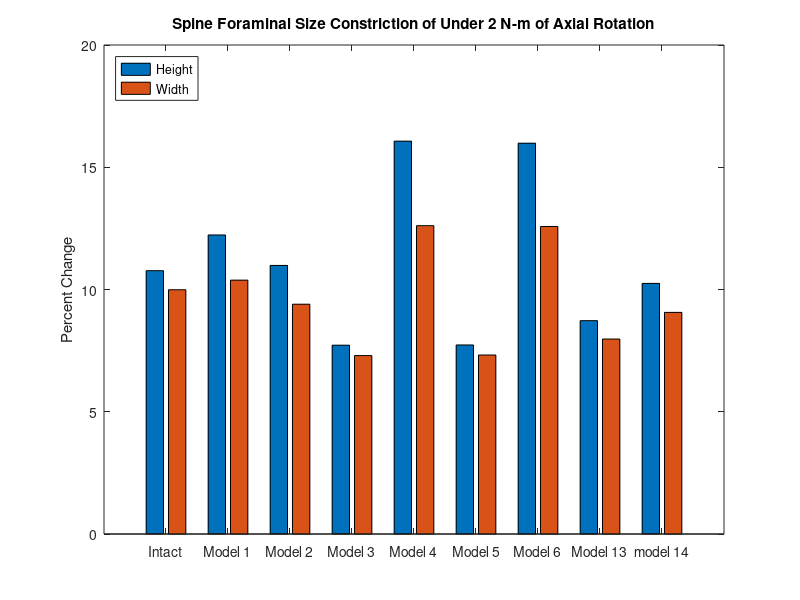
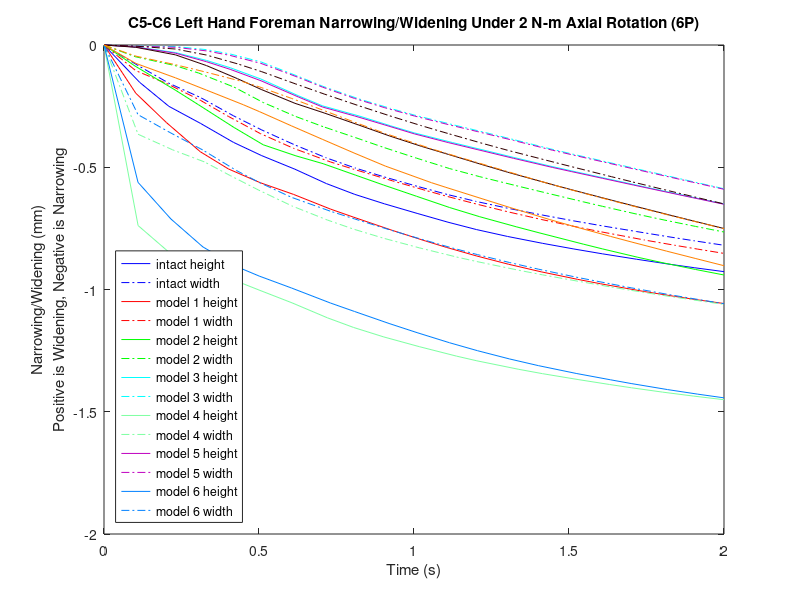

These figures' MATLAB source, in order:
%% Attempt at reproducing leahys percent difference of the C5-C6 foreman height and width  narrowing/widening using his nodes
% axial rotation 6P, left C5-C6

clear variables
k=21;

%pre-allocating
mag15y=[0 0 0 0 0 0 0 0 0 0 0 0 0 0 0 0 0 0 0 0 0];
mag15x=[0 0 0 0 0 0 0 0 0 0 0 0 0 0 0 0 0 0 0 0 0];
width15=[0 0 0 0 0 0 0 0 0 0 0 0 0 0 0 0 0 0 0 0 0];
height15=[0 0 0 0 0 0 0 0 0 0 0 0 0 0 0 0 0 0 0 0 0];

mag14y=[0 0 0 0 0 0 0 0 0 0 0 0 0 0 0 0 0 0 0 0 0];
mag14x=[0 0 0 0 0 0 0 0 0 0 0 0 0 0 0 0 0 0 0 0 0];
width14=[0 0 0 0 0 0 0 0 0 0 0 0 0 0 0 0 0 0 0 0 0];
height14=[0 0 0 0 0 0 0 0 0 0 0 0 0 0 0 0 0 0 0 0 0];

mag13y=[0 0 0 0 0 0 0 0 0 0 0 0 0 0 0 0 0 0 0 0 0];
mag13x=[0 0 0 0 0 0 0 0 0 0 0 0 0 0 0 0 0 0 0 0 0];
width13=[0 0 0 0 0 0 0 0 0 0 0 0 0 0 0 0 0 0 0 0 0];
height13=[0 0 0 0 0 0 0 0 0 0 0 0 0 0 0 0 0 0 0 0 0];

mag6y=[0 0 0 0 0 0 0 0 0 0 0 0 0 0 0 0 0 0 0 0 0];
mag6x=[0 0 0 0 0 0 0 0 0 0 0 0 0 0 0 0 0 0 0 0 0];
width6=[0 0 0 0 0 0 0 0 0 0 0 0 0 0 0 0 0 0 0 0 0];
height6=[0 0 0 0 0 0 0 0 0 0 0 0 0 0 0 0 0 0 0 0 0];

mag5y=[0 0 0 0 0 0 0 0 0 0 0 0 0 0 0 0 0 0 0 0 0];
mag5x=[0 0 0 0 0 0 0 0 0 0 0 0 0 0 0 0 0 0 0 0 0];
width5=[0 0 0 0 0 0 0 0 0 0 0 0 0 0 0 0 0 0 0 0 0];
height5=[0 0 0 0 0 0 0 0 0 0 0 0 0 0 0 0 0 0 0 0 0];

mag4y=[0 0 0 0 0 0 0 0 0 0 0 0 0 0 0 0 0 0 0 0 0];
mag4x=[0 0 0 0 0 0 0 0 0 0 0 0 0 0 0 0 0 0 0 0 0];
width4=[0 0 0 0 0 0 0 0 0 0 0 0 0 0 0 0 0 0 0 0 0];
height4=[0 0 0 0 0 0 0 0 0 0 0 0 0 0 0 0 0 0 0 0 0];

mag3y=[0 0 0 0 0 0 0 0 0 0 0 0 0 0 0 0 0 0 0 0 0];
mag3x=[0 0 0 0 0 0 0 0 0 0 0 0 0 0 0 0 0 0 0 0 0];
width3=[0 0 0 0 0 0 0 0 0 0 0 0 0 0 0 0 0 0 0 0 0];
height3=[0 0 0 0 0 0 0 0 0 0 0 0 0 0 0 0 0 0 0 0 0];


mag2y=[0 0 0 0 0 0 0 0 0 0 0 0 0 0 0 0 0 0 0 0 0];
mag2x=[0 0 0 0 0 0 0 0 0 0 0 0 0 0 0 0 0 0 0 0 0];
width2=[0 0 0 0 0 0 0 0 0 0 0 0 0 0 0 0 0 0 0 0 0];
height2=[0 0 0 0 0 0 0 0 0 0 0 0 0 0 0 0 0 0 0 0 0];

mag1y=[0 0 0 0 0 0 0 0 0 0 0 0 0 0 0 0 0 0 0 0 0];
mag1x=[0 0 0 0 0 0 0 0 0 0 0 0 0 0 0 0 0 0 0 0 0];
width1=[0 0 0 0 0 0 0 0 0 0 0 0 0 0 0 0 0 0 0 0 0];
height1=[0 0 0 0 0 0 0 0 0 0 0 0 0 0 0 0 0 0 0 0 0];

% 36484,57675,52254,57879
%% model15_intact_TLC_6P
t15=[2 2.0575 2.1047 2.15542 2.20899 2.25434 2.30803 2.35883 2.40461 2.45206 2.5051 2.55493 2.60055 2.6508 2.70761 2.75783 2.80375 2.85877 2.90932 2.95288 3 ];
% 36484U
aa1=12.8546+[0.100034, 0.112497, 0.146122, 0.200887, 0.268871, 0.32928, 0.409887, 0.483093, 0.542903, 0.598159, 0.651267, 0.69448, 0.731218, 0.767971, 0.805585, 0.835539, 0.861099, 0.889185, 0.91269, 0.930848, 0.948475];
aa2=446.229+[-0.120285 0.194336 0.463143 0.732878 1.01597 1.23681 1.45788 1.62515 1.75499 1.8715 1.98663 2.08401 2.15951 2.23212 2.3038 2.36153 2.41115 2.46564 2.51262 2.55127 2.59049];
aa3=-722.153+[-0.797736 -0.973029 -1.0834 -1.17868 -1.28562 -1.36771 -1.46971 -1.57293 -1.65369 -1.72554 -1.79643 -1.85779 -1.90959 -1.9591 -2.00805 -2.04655 -2.07934 -2.11509 -2.14514 -2.16847 -2.19112 ];
% 57675L
ab1=12.0806+[0.0350013 0.0225366 0.0354941 0.0651575 0.100869 0.131417 0.171108 0.20591 0.235016 0.262475 0.290274 0.314332 0.33493 0.355825 0.377347 0.39461 0.409681 0.426407 0.440834 0.452443 0.463949 ];
ab2=448.924+[-0.164776 -0.0172886 0.117896 0.258776 0.398812 0.513124 0.626571 0.715271 0.78518 0.848511 0.909206 0.958479 0.996708 1.03369 1.0703 1.09948 1.12435 1.15129 1.17359 1.19147 1.20951 ];
ab3=-730.705+[-0.390943 -0.455592 -0.500964 -0.557887 -0.618364 -0.668053 -0.733542 -0.789136 -0.833607 -0.87358 -0.911747 -0.943015 -0.969085 -0.994066 -1.01819 -1.03643 -1.05184 -1.06806 -1.08109 -1.091 -1.10013 ];
% 52254
ac1=9.04138+[0.0894725 0.103024 0.140505 0.201005 0.275498 0.341728 0.428361 0.506037 0.570053 0.629769 0.687867 0.735756 0.776612 0.81795 0.860766 0.895301 0.925074 0.958218 0.986404 1.00862 1.03062 ];
ac2=445.569+[-0.175746 0.0586844 0.264582 0.472583 0.69439 0.868998 1.04241 1.1714 1.2706 1.35884 1.44538 1.51785 1.57263 1.62422 1.67394 1.71349 1.747 1.783 1.8136 1.83864 1.86376 ];
ac3=-723.432+[-0.735759 -0.86288 -0.940353 -1.00569 -1.08148 -1.14036 -1.2158 -1.29403 -1.35567 -1.41093 -1.46582 -1.51365 -1.55443 -1.59381 -1.6332 -1.66441 -1.691 -1.72015 -1.7448 -1.76409 -1.78301 ];
% 57879R
ad1=13.7318+[0.058699 0.0388526 0.045911 0.0720685 0.10466 0.132738 0.172136 0.206624 0.235163 0.261576 0.287815 0.310229 0.329322 0.348275 0.367297 0.382181 0.395024 0.408944 0.420684 0.429881 0.438669 ];
ad2=451.604+[-0.198984 -0.0317806 0.117104 0.272453 0.427161 0.55362 0.679945 0.778363 0.855584 0.925103 0.99106 1.04406 1.08473 1.12345 1.16104 1.19054 1.21557 1.2422 1.26381 1.28089 1.2978 ];
ad3=-726.85+[-0.378289 -0.452899 -0.50501 -0.570331 -0.639756 -0.69694 -0.771367 -0.833658 -0.883009 -0.926845 -0.967965 -1.00105 -1.02806 -1.05327 -1.07681 -1.09406 -1.10845 -1.12303 -1.13421 -1.14235 -1.14933 ];

ya1=aa1-ab1;
ya2=aa2-ab2;
ya3=aa3-ab3;
xa1=ad1-ac1;
xa2=ad2-ac2;
xa3=ad3-ac3;
x15=[xa1',xa2',xa3'];
y15=[ya1',ya2',ya3'];

for n=1:k
    mag15x(n)=sqrt(x15(n,1)^2+x15(n,2)^2+x15(n,3)^2);
end
for n=1:k
    mag15y(n)=sqrt(y15(n,1)^2+y15(n,2)^2+y15(n,3)^2);
end
for n=1:k
    width15(n)=mag15x(1,1)-mag15x(1,n);
end
for n=1:k
    height15(n)=mag15y(1,1)-mag15y(1,n);
end


%% model1_slideslide_tether/S2_6P
t1=[2 2.05126 2.10091 2.15535 2.20061 2.25209 2.30561 2.36555 2.40191 2.4653 2.51879 2.5529 2.60117 2.65273 2.7052 2.76398 2.80076 2.87223 2.92223 2.95699 3 ];
% 36484U
ae1=12.8546+[-0.248485 -0.277386 -0.313689 -0.323947 -0.28038 -0.170487 -0.029125 0.129415 0.218695 0.350814 0.444232 0.497053 0.562653 0.623259 0.677594 0.731082 0.760794 0.811109 0.841035 0.860575 0.882694 ];
ae2=446.229+[0.553957 0.4528 0.535748 0.750314 0.968065 1.17883 1.35122 1.47855 1.54971 1.6675 1.76364 1.82238 1.89943 1.97575 2.04741 2.1202 2.16172 2.23547 2.28158 2.31221 2.3478 ];
ae3=-722.153+[-0.59143 -0.905075 -1.01763 -1.11791 -1.18931 -1.27926 -1.38958 -1.52792 -1.6087 -1.73769 -1.83378 -1.88938 -1.9607 -2.02746 -2.0874 -2.14587 -2.17849 -2.23414 -2.26689 -2.28815 -2.31183 ];
% 57675L
af1=12.0806+[-0.143282 -0.166001 -0.184184 -0.187946 -0.169176 -0.124344 -0.0590839 0.0169769 0.0614141 0.12892 0.178438 0.206888 0.24269 0.276244 0.306586 0.336312 0.353068 0.381891 0.39931 0.410799 0.424175 ];
af2=448.924+[0.286621 0.158101 0.153968 0.234783 0.332643 0.440362 0.533544 0.608989 0.653247 0.723043 0.776656 0.808918 0.850066 0.889904 0.926762 0.964168 0.985077 1.02157 1.04426 1.05896 1.07509 ];
af3=-730.705+[-0.310309 -0.426398 -0.439885 -0.454692 -0.483322 -0.53544 -0.608487 -0.687787 -0.736245 -0.811521 -0.866534 -0.897445 -0.936352 -0.97205 -1.00382 -1.03421 -1.05045 -1.07695 -1.09152 -1.10084 -1.11101 ];
% 52254
ag1=9.04138+[-0.240683 -0.273183 -0.310876 -0.31879 -0.270667 -0.155302 -0.00865997 0.15419 0.246129 0.383126 0.480984 0.536708 0.60635 0.671356 0.730245 0.788917 0.82189 0.87855 0.912946 0.935618 0.961656 ];
ag2=445.569+[0.512853 0.393141 0.431952 0.582814 0.742728 0.891576 1.00743 1.08336 1.12699 1.2016 1.26496 1.30443 1.35666 1.40872 1.45752 1.50654 1.53415 1.5827 1.61243 1.63194 1.65415 ];
ag3=-723.432+[-0.59352 -0.885485 -0.966717 -1.03183 -1.07544 -1.13366 -1.21209 -1.31604 -1.37817 -1.47835 -1.55349 -1.59718 -1.6535 -1.7065 -1.75431 -1.80115 -1.82749 -1.87288 -1.89988 -1.91743 -1.93706 ];
% 57879R
ah1=13.7318+[-0.152367 -0.173318 -0.19416 -0.204436 -0.189338 -0.145904 -0.0791388 -0.000820582 0.0450409 0.114146 0.164277 0.192724 0.228306 0.261185 0.290484 0.318587 0.334116 0.360116 0.375196 0.385017 0.396253 ];
ah2=451.604+[0.34878 0.180199 0.169444 0.252362 0.354488 0.467164 0.565898 0.644168 0.690843 0.764336 0.820706 0.854577 0.897687 0.939103 0.977111 1.01526 1.03618 1.07199 1.09369 1.10762 1.12257 ];
ah3=-726.85+[-0.350835 -0.439365 -0.44669 -0.459905 -0.489852 -0.54478 -0.622262 -0.704363 -0.755039 -0.833429 -0.89049 -0.92243 -0.96247 -0.998819 -1.03078 -1.06078 -1.07638 -1.10094 -1.11363 -1.12158 -1.12985 ];

xb1=ah1-ag1;
xb2=ah2-ag2;
xb3=ah3-ag3;
yb1=ae1-af1;
yb2=ae2-af2;
yb3=ae3-af3;
y1=[yb1',yb2',yb3'];
x1=[xb1',xb2',xb3'];

for n=1:k
    mag1x(n)=sqrt(x1(n,1)^2+x1(n,2)^2+x1(n,3)^2);
end
for n=1:k
    mag1y(n)=sqrt(y1(n,1)^2+y1(n,2)^2+y1(n,3)^2);
end
for n=1:k
    height1(n)=mag1y(1,1)-mag1y(1,n);
end
for n=1:k
    width1(n)=mag1x(1,1)-mag1x(1,n);
end

%% model2_SlideSlide_NoTether/S2_6P
t2=[2 2.05026 2.11433 2.15261 2.2098 2.25679 2.30943 2.35333 2.40624 2.4511 2.50404 2.55744 2.60598 2.66477 2.70156 2.77304 2.80429 2.86109 2.90333 2.95384 3 ];
% 36484U
ai1=12.8546+[-0.212822 -0.230782 -0.300389 -0.346198 -0.407662 -0.436502 -0.420072 -0.372704 -0.289967 -0.202352 -0.0874093 0.0329156 0.140294 0.263716 0.335554 0.461209 0.511297 0.594265 0.648017 0.704392 0.750052 ];
ai2=446.229+[0.637088 0.614115 0.675528 0.756251 0.946018 1.14991 1.3737 1.53879 1.68629 1.78353 1.87481 1.94764 2.01097 2.08742 2.13396 2.21892 2.25374 2.31308 2.35321 2.39808 2.43676 ];
ai3=-722.153+[-0.738696 -0.872175 -0.95368 -0.993549 -1.04138 -1.07579 -1.11643 -1.1613 -1.23888 -1.31362 -1.40703 -1.50688 -1.59915 -1.70754 -1.77207 -1.88947 -1.93793 -2.02026 -2.07437 -2.1319 -2.17967 ];
% 57675L
aj1=12.0806+[-0.131475 -0.141848 -0.171629 -0.191983 -0.22011 -0.240109 -0.245286 -0.232528 -0.199087 -0.157384 -0.0986548 -0.0360055 0.021027 0.0870728 0.125772 0.194194 0.221814 0.268212 0.298569 0.330404 0.356318 ];
aj2=448.924+[0.306468 0.265265 0.256339 0.270714 0.335329 0.41524 0.5256 0.619113 0.704042 0.756039 0.804039 0.841175 0.877914 0.924506 0.952716 1.0025 1.0223 1.05455 1.0757 1.09877 1.11815 ];
aj3=-730.705+[-0.388177 -0.437338 -0.441077 -0.437668 -0.425366 -0.41906 -0.438854 -0.464463 -0.503126 -0.542311 -0.592417 -0.646271 -0.699723 -0.76504 -0.803734 -0.872636 -0.900665 -0.947825 -0.977913 -1.00885 -1.03378 ];
% 52254
ak1=9.04138+[-0.207441 -0.22579 -0.294771 -0.339112 -0.396168 -0.419788 -0.397135 -0.345087 -0.258036 -0.166925 -0.0479177 0.0763296 0.187285 0.31528 0.3901 0.521653 0.574346 0.662118 0.719481 0.780212 0.829871 ];
ak2=445.569+[0.585449 0.553755 0.582372 0.636575 0.776575 0.933311 1.10609 1.2299 1.33099 1.39187 1.44285 1.47813 1.51022 1.55157 1.57765 1.62628 1.64638 1.68057 1.70346 1.72914 1.75129 ];
ak3=-723.432+[-0.727836 -0.854866 -0.918165 -0.945694 -0.973822 -0.990802 -1.01201 -1.03808 -1.0891 -1.14158 -1.20904 -1.28324 -1.35374 -1.43802 -1.48882 -1.58262 -1.62179 -1.68887 -1.73323 -1.78071 -1.82039 ];
% 57879R
al1=13.7318+[-0.136915 -0.148614 -0.183863 -0.20889 -0.2473 -0.275927 -0.286462 -0.276578 -0.244529 -0.202841 -0.14311 -0.078749 -0.0199259 0.0481393 0.0878332 0.157636 0.185705 0.232643 0.262987 0.294343 0.3195 ];
al2=451.604+[0.366813 0.310215 0.294947 0.307621 0.373223 0.457373 0.576214 0.676368 0.765641 0.819279 0.86738 0.903482 0.940744 0.988646 1.01756 1.0678 1.0875 1.11901 1.13922 1.16085 1.17867 ];
al3=-726.85+[-0.429303 -0.466882 -0.463316 -0.456468 -0.44025 -0.433248 -0.456675 -0.48567 -0.526667 -0.566873 -0.617295 -0.670946 -0.725365 -0.792273 -0.831762 -0.90133 -0.929368 -0.976018 -1.00528 -1.03481 -1.05815 ];

xc1=al1-ak1;
xc2=al2-ak2;
xc3=al3-ak3;
yd1=ai1-aj1;
yd2=ai2-aj2;
yd3=ai3-aj3;
y2=[yd1',yd2',yd3'];
x2=[xc1',xc2',xc3'];

for n=1:k
    mag2x(n)=sqrt(x2(n,1)^2+x2(n,2)^2+x2(n,3)^2);
end
for n=1:k
    mag2y(n)=sqrt(y2(n,1)^2+y2(n,2)^2+y2(n,3)^2);
end
for n=1:k
    height2(n)=mag2y(1,1)-mag2y(1,n);
end
for n=1:k
    width2(n)=mag2x(1,1)-mag2x(1,n);
end


%% model3_APSlide_Tether/S2_6P
t3=[2 2.05126 2.11533 2.16533 2.20361 2.25315 2.31416 2.35262 2.41143 2.46244 2.50012 2.56211 2.62242 2.66 2.71937 2.76156 2.81214 2.87147 2.90272 2.95721 3 ];

% 36484U
am1=12.8546+[-0.114643 -0.115012 -0.148247 -0.194021 -0.232738 -0.288289 -0.358995 -0.397734 -0.430723 -0.438735 -0.43359 -0.399819 -0.342266 -0.296407 -0.216002 -0.153133 -0.0758269 0.0185882 0.0687306 0.156493 0.224591 ];
am2=446.229+[0.486983 0.48595 0.522719 0.589572 0.657566 0.776991 0.974001 1.1133 1.3293 1.50262 1.61982 1.78465 1.90899 1.97281 2.0635 2.12224 2.19067 2.26816 2.3082 2.37602 2.42706 ];
am3=-722.153+[-0.990663 -1.00282 -1.01515 -1.02698 -1.03445 -1.04105 -1.04983 -1.05785 -1.06983 -1.09395 -1.11798 -1.16477 -1.21792 -1.25473 -1.31582 -1.36277 -1.42159 -1.49572 -1.53571 -1.60732 -1.66439 ];
% 57675L
an1=12.0806+[-0.0932143 -0.093143 -0.104533 -0.121654 -0.136629 -0.159004 -0.191507 -0.215247 -0.245686 -0.262165 -0.266633 -0.25851 -0.232902 -0.209431 -0.166781 -0.132474 -0.0899365 -0.0374828 -0.0095497 0.0393949 0.0776685 ];
an2=448.924+[0.170811 0.168198 0.182889 0.201948 0.221045 0.259951 0.324915 0.377927 0.47924 0.576194 0.642588 0.738054 0.808798 0.842792 0.88885 0.919543 0.955951 0.998039 1.01998 1.05715 1.08511 ];
an3=-730.705+[-0.480957 -0.485337 -0.482123 -0.476697 -0.469027 -0.452614 -0.427801 -0.416678 -0.413947 -0.413417 -0.418579 -0.43743 -0.461107 -0.478169 -0.507971 -0.533346 -0.566081 -0.608652 -0.632051 -0.674417 -0.708209 ];
% 52254
ao1=9.04138+[-0.117873 -0.117431 -0.148336 -0.19152 -0.22772 -0.278974 -0.343063 -0.377241 -0.402808 -0.405068 -0.395953 -0.356151 -0.293234 -0.244242 -0.15885 -0.0925427 -0.011072 0.088217 0.141004 0.233473 0.305352 ];
ao2=445.569+[0.418853 0.413946 0.435503 0.483016 0.533393 0.624433 0.778283 0.887855 1.05916 1.19445 1.28427 1.40653 1.49236 1.53347 1.58923 1.62422 1.66491 1.71106 1.73491 1.77512 1.80519 ];
ao3=-723.432+[-0.943994 -0.956126 -0.96592 -0.973444 -0.977282 -0.978281 -0.977594 -0.978102 -0.979036 -0.990437 -1.00389 -1.0323 -1.06687 -1.09181 -1.13406 -1.16753 -1.21023 -1.26561 -1.29584 -1.35074 -1.39517 ];
% 57879R
ap1=13.7318+[-0.087032 -0.0883407 -0.105026 -0.127233 -0.147072 -0.17781 -0.222266 -0.253034 -0.292412 -0.316899 -0.326037 -0.323135 -0.30109 -0.279057 -0.23797 -0.204172 -0.161999 -0.109561 -0.0815314 -0.0322859 0.00624188 ];
ap2=451.604+[0.194656 0.190297 0.205373 0.225354 0.244535 0.283814 0.350683 0.407468 0.517467 0.621972 0.693328 0.795409 0.869494 0.904323 0.950837 0.982146 1.01951 1.06275 1.08529 1.12333 1.15167 ];
ap3=-726.85+[-0.501452 -0.503881 -0.498279 -0.490976 -0.481101 -0.461204 -0.432589 -0.421078 -0.420564 -0.421847 -0.428441 -0.44958 -0.473916 -0.490836 -0.520092 -0.545545 -0.578628 -0.621811 -0.645561 -0.688483 -0.7225 ];

xe1=ap1-ao1;
xe2=ap2-ao2;
xe3=ap3-ao3;
yf1=am1-an1;
yf2=am2-an2;
yf3=am3-an3;
y3=[yf1',yf2',yf3'];
x3=[xe1',xe2',xe3'];

for n=1:k
    mag3x(n)=sqrt(x3(n,1)^2+x3(n,2)^2+x3(n,3)^2);
end
for n=1:k
    mag3y(n)=sqrt(y3(n,1)^2+y3(n,2)^2+y3(n,3)^2);
end
for n=1:k
    height3(n)=mag3y(1,1)-mag3y(1,n);
end
for n=1:k
    width3(n)=mag3x(1,1)-mag3x(1,n);
end

%% model4_APSlide_NoTether/S2_6P
t4=[2 2.05499 2.11058 2.16207 2.20435 2.25007 2.30324 2.36036 2.40263 2.45125 2.50837 2.56869 2.60135 2.66917 2.7073 2.76599 2.81551 2.85069 2.90069 2.95128 3 ];
% 36484U
aq1=12.8546+[-0.178754 -0.0754624 0.0222759 0.100872 0.169012 0.248642 0.338109 0.429281 0.490862 0.553077 0.613345 0.667151 0.693855 0.744405 0.770854 0.807511 0.835625 0.853855 0.878046 0.901805 0.922193 ];
aq2=446.229+[0.510126 0.259114 0.430594 0.671046 0.880022 1.08781 1.30436 1.4793 1.58874 1.69739 1.80643 1.90696 1.95335 2.03734 2.07928 2.13671 2.18104 2.21062 2.24917 2.28465 2.31603 ];
aq3=-722.153+[0.22262 -1.19392 -1.36785 -1.45396 -1.5171 -1.59059 -1.68003 -1.79061 -1.86302 -1.93465 -2.00503 -2.07018 -2.10231 -2.161 -2.19051 -2.23034 -2.26082 -2.28064 -2.30637 -2.33018 -2.35015 ];
% 57675L
ar1=12.0806+[-0.104516 -0.0795897 -0.0306132 0.0135401 0.0489482 0.0872696 0.129068 0.172014 0.202104 0.233234 0.265218 0.2957 0.310974 0.34005 0.355181 0.376242 0.392478 0.403259 0.417779 0.432033 0.44468 ];
ar2=448.924+[0.260541 0.0089063 0.0880982 0.220057 0.323209 0.43198 0.546309 0.639462 0.697951 0.756369 0.813358 0.864061 0.887081 0.927979 0.94848 0.976338 0.997347 1.01125 1.02921 1.0453 1.0588 ];
ar3=-730.705+[0.111524 -0.525264 -0.5946 -0.652646 -0.697826 -0.745297 -0.800719 -0.861615 -0.900945 -0.939861 -0.976892 -1.00937 -1.02515 -1.05356 -1.06753 -1.08557 -1.09852 -1.10654 -1.11646 -1.12555 -1.13254 ];
% 52254
as1=9.04138+[-0.169122 -0.0848154 0.0142241 0.0992436 0.173461 0.259006 0.354742 0.450805 0.516033 0.582554 0.648059 0.707405 0.737025 0.793662 0.82354 0.86547 0.898007 0.919379 0.948056 0.97637 1.00115 ];
as2=445.569+[0.437338 0.148287 0.245223 0.422931 0.584009 0.74553 0.913934 1.04578 1.12718 1.20714 1.28619 1.35809 1.39039 1.44724 1.47489 1.51184 1.53986 1.55833 1.5816 1.60209 1.6197 ];
as3=-723.432+[0.234288 -1.10038 -1.22606 -1.28449 -1.32766 -1.37958 -1.44425 -1.52737 -1.58224 -1.63693 -1.69124 -1.74202 -1.76741 -1.81426 -1.83806 -1.87062 -1.89583 -1.91239 -1.93403 -1.95415 -1.97135 ];
% 57879R
at1=13.7318+[-0.119743 -0.0673847 -0.0188354 0.022151 0.0551083 0.0908854 0.130641 0.173423 0.203166 0.233403 0.263636 0.29186 0.305913 0.332166 0.345581 0.363747 0.377405 0.386267 0.397954 0.409352 0.419123 ];
at2=451.604+[0.349584 -0.00840385 0.0696645 0.212203 0.32487 0.444156 0.570165 0.673053 0.73718 0.800745 0.861796 0.915198 0.939019 0.980436 1.00076 1.02764 1.04737 1.06016 1.07624 1.09029 1.10142 ];
at3=-726.85+[0.0551226 -0.519128 -0.587101 -0.650821 -0.701519 -0.755183 -0.817832 -0.885369 -0.928416 -0.970449 -1.00942 -1.04264 -1.05835 -1.08566 -1.09862 -1.11452 -1.12528 -1.13155 -1.13875 -1.145 -1.14894 ];

xg1=at1-as1;
xg2=at2-as2;
xg3=at3-as3;
yh1=aq1-ar1;
yh2=aq2-ar2;
yh3=aq3-ar3;
y4=[yh1',yh2',yh3'];
x4=[xg1',xg2',xg3'];

for n=1:k
    mag4x(n)=sqrt(x4(n,1)^2+x4(n,2)^2+x4(n,3)^2);
end
for n=1:k
    mag4y(n)=sqrt(y4(n,1)^2+y4(n,2)^2+y4(n,3)^2);
end
for n=1:k
    height4(n)=mag4y(1,1)-mag4y(1,n);
end
for n=1:k
    width4(n)=mag4x(1,1)-mag4x(1,n);
end

%% model5_LatSlide_Tether/S2_6P
t5=[2 2.05126 2.11533 2.16533 2.20361 2.25315 2.31416 2.35262 2.40417 2.45195 2.50082 2.55529 2.60294 2.66047 2.7231 2.75435 2.80406 2.85412 2.94917 2.96167 3 ];
% 36484U
au1=12.8546+[-0.115446 -0.115713 -0.147216 -0.191388 -0.228835 -0.282301 -0.350944 -0.389112 -0.420277 -0.431079 -0.427422 -0.40263 -0.363543 -0.300203 -0.216891 -0.172513 -0.0988521 -0.0211206 0.129153 0.148854 0.208894 ];
au2=446.229+[0.460018 0.459854 0.501283 0.572825 0.64338 0.763699 0.958873 1.09624 1.28442 1.44909 1.60325 1.75353 1.86143 1.96786 2.06514 2.11016 2.17914 2.24591 2.367 2.38247 2.42863 ];
au3=-722.153+[-0.986242 -0.998409 -1.01288 -1.02744 -1.03692 -1.0454 -1.05462 -1.06231 -1.07199 -1.09097 -1.12044 -1.15973 -1.19948 -1.25251 -1.31547 -1.3485 -1.40426 -1.4646 -1.58521 -1.60133 -1.65127 ];
% 57675L
av1=12.0806+[-0.0936055 -0.0936233 -0.104383 -0.120851 -0.1353 -0.156778 -0.187641 -0.210642 -0.237584 -0.255165 -0.262697 -0.25848 -0.242834 -0.211366 -0.167162 -0.143022 -0.102541 -0.0594932 0.0243697 0.0354135 0.0691806 ];
av2=448.924+[0.155331 0.152741 0.16874 0.189787 0.210337 0.250454 0.315961 0.368161 0.453776 0.543951 0.631064 0.717812 0.780215 0.838481 0.888354 0.911883 0.948629 0.984777 1.05117 1.05965 1.08489 ];
av3=-730.705+[-0.477855 -0.482115 -0.479541 -0.474961 -0.468101 -0.453125 -0.430254 -0.418755 -0.416219 -0.414753 -0.419927 -0.434844 -0.452348 -0.476397 -0.507189 -0.524722 -0.5555 -0.589803 -0.660605 -0.670164 -0.69972 ];
% 52254
aw1=9.04138+[-0.118656 -0.118131 -0.147393 -0.189092 -0.224123 -0.273422 -0.335519 -0.369153 -0.3938 -0.399062 -0.390213 -0.360012 -0.316541 -0.248203 -0.159614 -0.112617 -0.0348531 0.0469961 0.20531 0.226112 0.289553 ];
aw2=445.569+[0.393838 0.389713 0.415281 0.466875 0.51956 0.611599 0.764095 0.872073 1.02121 1.15035 1.26899 1.38165 1.45848 1.52963 1.59033 1.61768 1.6594 1.69961 1.77219 1.78141 1.80882 ];
aw3=-723.432+[-0.940988 -0.953019 -0.964259 -0.973727 -0.979096 -0.981645 -0.981534 -0.981925 -0.98226 -0.990195 -1.00628 -1.02974 -1.05502 -1.09037 -1.13378 -1.15704 -1.19719 -1.24187 -1.33338 -1.34575 -1.38448 ];
% 57879R
ax1=13.7318+[-0.0872539 -0.0886426 -0.10462 -0.126113 -0.145337 -0.17496 -0.217459 -0.247548 -0.282199 -0.307463 -0.32134 -0.322102 -0.309666 -0.281007 -0.238571 -0.215002 -0.17506 -0.132206 -0.048108 -0.0370126 -0.00309028 ];
ax2=451.604+[0.176217 0.171959 0.188631 0.210987 0.231918 0.272714 0.340307 0.396031 0.488882 0.586326 0.680056 0.773137 0.839164 0.899578 0.950183 0.974279 1.01211 1.04932 1.11753 1.12621 1.15188 ];
ax3=-726.85+[-0.496335 -0.498706 -0.493986 -0.487833 -0.479016 -0.460865 -0.434442 -0.422358 -0.421551 -0.421841 -0.428876 -0.446007 -0.464564 -0.488755 -0.519102 -0.536688 -0.567838 -0.602642 -0.674508 -0.684189 -0.713974 ];

xi1=ax1-aw1;
xi2=ax2-aw2;
xi3=ax3-aw3;
yj1=au1-av1;
yj2=au2-av2;
yj3=au3-av3;
y5=[yj1',yj2',yj3'];
x5=[xi1',xi2',xi3'];

for n=1:k
    mag5x(n)=sqrt(x5(n,1)^2+x5(n,2)^2+x5(n,3)^2);
end
for n=1:k
    mag5y(n)=sqrt(y5(n,1)^2+y5(n,2)^2+y5(n,3)^2);
end
for n=1:k
    height5(n)=mag5y(1,1)-mag5y(1,n);
end
for n=1:k
    width5(n)=mag5x(1,1)-mag5x(1,n);
end

%% model6_LatSlide_NoTether/S2_6P
t6=[2 2.05486 2.10789 2.15953 2.21347 2.25039 2.30255 2.36524 2.40407 2.45974 2.50483 2.55731 2.60253 2.65367 2.70049 2.76158 2.81718 2.85019 2.90883 2.95766 3 ];

% 36484U
ay1=12.8546+[-0.178763 -0.296955 -0.324751 -0.314474 -0.229748 -0.141131 0.000215225 0.164813 0.25702 0.369803 0.446324 0.523863 0.581443 0.638124 0.684705 0.73835 0.779108 0.802795 0.839966 0.867689 0.889235 ];
ay2=446.229+[0.510208 0.405675 0.515954 0.732345 0.980747 1.12678 1.29931 1.44579 1.52752 1.63763 1.72404 1.82035 1.8958 1.97474 2.04114 2.11897 2.18105 2.21599 2.27318 2.31675 2.35198 ];
ay3=-722.153+[0.222083 -0.878238 -1.0251 -1.12831 -1.22197 -1.29443 -1.40643 -1.55214 -1.63721 -1.74941 -1.8298 -1.91383 -1.97806 -2.04199 -2.09423 -2.15379 -2.19927 -2.22555 -2.26667 -2.29679 -2.31993 ];
% 57675L
az1=12.0806+[-0.104516 -0.17396 -0.189874 -0.183801 -0.148292 -0.109775 -0.0433146 0.0359733 0.0814608 0.138689 0.179136 0.221039 0.252618 0.284141 0.310179 0.340048 0.363185 0.376694 0.39822 0.414474 0.427528 ];
az2=448.924+[0.260588 0.138473 0.137601 0.223568 0.3379 0.412503 0.50499 0.59483 0.645571 0.709616 0.757358 0.809209 0.848939 0.889812 0.923793 0.963648 0.994685 1.012 1.04026 1.06128 1.07725 ];
az3=-730.705+[0.111238 -0.411331 -0.43538 -0.456044 -0.49861 -0.54417 -0.617992 -0.704485 -0.755517 -0.820614 -0.866321 -0.912553 -0.947226 -0.981092 -1.00866 -1.03938 -1.06146 -1.07405 -1.09285 -1.10615 -1.11604 ];
% 52254
ba1=9.04138+[-0.169135 -0.291879 -0.321486 -0.308893 -0.218746 -0.126376 0.0200254 0.189139 0.284228 0.401348 0.481618 0.563668 0.625086 0.686184 0.736864 0.79593 0.841655 0.868276 0.91068 0.942807 0.968217 ];
ba2=445.569+[0.437428 0.347475 0.405268 0.557179 0.735657 0.837943 0.955228 1.04834 1.10098 1.17317 1.23173 1.29828 1.3507 1.4057 1.45168 1.50478 1.54635 1.56954 1.607 1.63488 1.65696];
ba3=-723.432+[0.233757 -0.862167 -0.971269 -1.03828 -1.09714 -1.1463 -1.22672 -1.33674 -1.40223 -1.48923 -1.55187 -1.61762 -1.66813 -1.71866 -1.76013 -1.80768 -1.84441 -1.86579 -1.8995 -1.92433 -1.94349 ];
% 57879R
bb1=13.7318+[-0.119735 -0.182531 -0.201044 -0.200453 -0.168087 -0.129529 -0.0613203 0.0203346 0.0671209 0.125586 0.166431 0.208164 0.239345 0.270013 0.295017 0.323083 0.344087 0.356333 0.375286 0.389214 0.400148 ];
bb2=451.604+[0.349626 0.157094 0.147774 0.236012 0.353971 0.432925 0.531228 0.626435 0.680477 0.74837 0.798973 0.853832 0.895758 0.938561 0.973868 1.01475 1.04576 1.06287 1.0903 1.11034 1.12516 ];
bb3=-726.85+[0.0548365 -0.421174 -0.437878 -0.45755 -0.501233 -0.549794 -0.628337 -0.719463 -0.773274 -0.841457 -0.88922 -0.937341 -0.973246 -1.00794 -1.03583 -1.0663 -1.08725 -1.09904 -1.11595 -1.12738 -1.13541 ];

xk1=bb1-ba1;
xk2=bb2-ba2;
xk3=bb3-ba3;
yl1=ay1-az1;
yl2=ay2-az2;
yl3=ay3-az3;
y6=[yl1',yl2',yl3'];
x6=[xk1',xk2',xk3'];

for n=1:k
    mag6x(n)=sqrt(x6(n,1)^2+x6(n,2)^2+x6(n,3)^2);
end
for n=1:k
    mag6y(n)=sqrt(y6(n,1)^2+y6(n,2)^2+y6(n,3)^2);
end
for n=1:k
    height6(n)=mag6y(1,1)-mag6y(1,n);
end
for n=1:k
    width6(n)=mag6x(1,1)-mag6x(1,n);
end


%% model13_Fixed_Tether_S2_6P
t13=[2 2.05126 2.11533 2.16533 2.21533 2.25361 2.30816 2.35516 2.41122 2.46102 2.51245 2.55582 2.60999 2.65082 2.73015 2.7614 2.81853 2.85329 2.91154 2.95522 3 ];
% 36484U
bc1=12.8546+[-0.0436872 -0.0454119 -0.0860225 -0.135143 -0.191176 -0.235818 -0.289127 -0.313753 -0.316998 -0.298182 -0.257841 -0.214375 -0.147047 -0.090542 0.0275787 0.0753837 0.164131 0.217734 0.305478 0.368629 0.430544 ];
bc2=446.229+[0.442928 0.441114 0.49966 0.592641 0.722007 0.834578 1.0236 1.19366 1.38435 1.5342 1.66662 1.7661 1.86995 1.93844 2.06349 2.11159 2.19734 2.24803 2.32929 2.38714 2.44323 ];
bc3=-722.153+[-0.686792 -0.700919 -0.719882 -0.736682 -0.752378 -0.765976 -0.788588 -0.808986 -0.84674 -0.89208 -0.947022 -0.996212 -1.0648 -1.12015 -1.23351 -1.27935 -1.36455 -1.41661 -1.5039 -1.56844 -1.63292 ];
% 57675L
bd1=12.0806+[-0.035167 -0.036695 -0.0603083 -0.0860152 -0.113545 -0.135085 -0.160997 -0.179415 -0.193733 -0.194132 -0.179147 -0.159558 -0.126326 -0.0972599 -0.0344038 -0.00845499 0.0397201 0.0691177 0.117974 0.153464 0.18839 ];
bd2=448.924+[0.144452 0.140454 0.163748 0.197948 0.244474 0.28395 0.351197 0.425298 0.523527 0.604597 0.675022 0.727979 0.7832 0.81978 0.889328 0.916256 0.964817 0.993584 1.03986 1.07251 1.10366 ];
bd3=-730.705+[-0.360394 -0.365366 -0.36379 -0.35362 -0.338943 -0.328356 -0.325674 -0.329437 -0.336721 -0.349888 -0.372545 -0.395634 -0.428461 -0.456052 -0.517574 -0.543576 -0.592596 -0.622623 -0.673151 -0.710379 -0.747104 ];
% 52254
be1=9.04138+[-0.0461736 -0.0469606 -0.084621 -0.130395 -0.182131 -0.223116 -0.270449 -0.289411 -0.286405 -0.262498 -0.217245 -0.169699 -0.0976928 -0.0378309 0.0866936 0.137078 0.230603 0.287175 0.379933 0.446875 0.512718 ];
be2=445.569+[0.367288 0.359967 0.396842 0.464053 0.561543 0.647418 0.794542 0.927325 1.07396 1.18628 1.28225 1.35234 1.42151 1.46522 1.54512 1.57607 1.63138 1.66411 1.71656 1.75388 1.78971 ];
be3=-723.432+[-0.638114 -0.65157 -0.665738 -0.676114 -0.68369 -0.690003 -0.700709 -0.710284 -0.731919 -0.761203 -0.799023 -0.833698 -0.883474 -0.924552 -1.01094 -1.04635 -1.11282 -1.15378 -1.22325 -1.27519 -1.32735 ];
% 57879R
bf1=13.7318+[-0.026167 -0.029525 -0.0604589 -0.0941337 -0.130807 -0.159192 -0.192688 -0.217304 -0.239217 -0.245302 -0.234193 -0.21688 -0.185581 -0.157424 -0.0953712 -0.0695262 -0.0213291 0.00812831 0.0571901 0.0928328 0.127879 ];
bf2=451.604+[0.179052 0.172982 0.197989 0.233486 0.281786 0.323145 0.395252 0.475275 0.581331 0.668453 0.743211 0.798905 0.855868 0.893288 0.965115 0.993002 1.04327 1.07293 1.12041 1.1536 1.18498 ];
bf3=-726.85+[-0.389374 -0.391958 -0.388076 -0.37515 -0.357641 -0.345363 -0.342821 -0.348078 -0.357596 -0.372558 -0.396539 -0.420494 -0.45358 -0.481257 -0.543824 -0.570368 -0.62043 -0.651009 -0.702286 -0.739812 -0.776601 ];

xm1=bf1-be1;
xm2=bf2-be2;
xm3=bf3-be3;
yn1=bc1-bd1;
yn2=bc2-bd2;
yn3=bc3-bd3;
y13=[yn1',yn2',yn3'];
x13=[xm1',xm2',xm3'];

for n=1:k
    mag13x(n)=sqrt(x13(n,1)^2+x13(n,2)^2+x13(n,3)^2);
end
for n=1:k
    mag13y(n)=sqrt(y13(n,1)^2+y13(n,2)^2+y13(n,3)^2);
end
for n=1:k
    height13(n)=mag13y(1,1)-mag13y(1,n);
end
for n=1:k
    width13(n)=mag13x(1,1)-mag13x(1,n);
end

%% model14_Fixed_NoTether/S2_6P
t14=[2 2.05126 2.11533 2.16533 2.2247 2.25107 2.30206 2.35204 2.40323 2.45375 2.52804 2.55155 2.62764 2.65371 2.71895 2.75421 2.81684 2.85161 2.90752 2.95451 3 ];
% 36484U
bg1=12.8546+[-0.21024 -0.218422 -0.25253 -0.294461 -0.351168 -0.37796 -0.428774 -0.470816 -0.493022 -0.494359 -0.456639 -0.437948 -0.353394 -0.319087 -0.223344 -0.167687 -0.0647742 -0.00706566 0.0860431 0.163647 0.236935 ];
bg2=446.229+[0.56055 0.518154 0.528325 0.585806 0.694373 0.759308 0.912439 1.08395 1.25783 1.42114 1.63387 1.69451 1.86007 1.90843 2.01618 2.07078 2.16564 2.21744 2.29871 2.36436 2.4253 ];
bg3=-722.153+[-0.274609 -0.424985 -0.502659 -0.537738 -0.572567 -0.586935 -0.613695 -0.640647 -0.674358 -0.716519 -0.789726 -0.814449 -0.90382 -0.936738 -1.02363 -1.07306 -1.16495 -1.21714 -1.30271 -1.3754 -1.44575 ];
% 57675L
bh1=12.0806+[-0.11284 -0.117809 -0.137897 -0.159915 -0.186969 -0.199039 -0.222456 -0.246288 -0.269967 -0.284161 -0.278996 -0.272581 -0.234017 -0.21698 -0.168434 -0.13903 -0.0836587 -0.0521915 -0.00101718 0.0421937 0.0833391 ];
bh2=448.924+[0.280096 0.235085 0.215586 0.223467 0.249481 0.266537 0.312774 0.376451 0.457407 0.540908 0.653697 0.686065 0.774144 0.799149 0.854441 0.882969 0.934824 0.963638 1.00957 1.04706 1.0819 ];
bh3=-730.705+[-0.165096 -0.238108 -0.263647 -0.262074 -0.259811 -0.258512 -0.255651 -0.253772 -0.251774 -0.256229 -0.279268 -0.289386 -0.32885 -0.34375 -0.385498 -0.411441 -0.462555 -0.492336 -0.54208 -0.584919 -0.626239 ];
% 52254
bi1=9.04138+[-0.200943 -0.209173 -0.241343 -0.280838 -0.333916 -0.358808 -0.405381 -0.442741 -0.46008 -0.456889 -0.412713 -0.391976 -0.301108 -0.264729 -0.163879 -0.105472 0.00234324 0.0628576 0.160579 0.242166 0.319378 ];
bi2=445.569+[0.502958 0.461127 0.454782 0.490405 0.566982 0.615366 0.732784 0.866307 1.00108 1.12605 1.28373 1.32753 1.44149 1.47304 1.54038 1.57407 1.63337 1.66595 1.71715 1.7584 1.79668 ];
bi3=-723.432+[-0.271863 -0.422405 -0.495988 -0.525127 -0.550791 -0.560164 -0.575846 -0.590319 -0.609815 -0.635839 -0.683138 -0.699512 -0.761501 -0.784909 -0.847978 -0.884642 -0.954336 -0.994389 -1.06077 -1.11786 -1.17377 ];
% 57879R
bk1=13.7318+[-0.124067 -0.12851 -0.153986 -0.182579 -0.217252 -0.23264 -0.26271 -0.293297 -0.324739 -0.345387 -0.346532 -0.341518 -0.306404 -0.290143 -0.242678 -0.213436 -0.157935 -0.126278 -0.0746225 -0.0309164 0.0107117 ];
bk2=451.604+[0.354388 0.294962 0.265564 0.269131 0.293201 0.310325 0.358886 0.427564 0.514669 0.604046 0.723754 0.758035 0.84983 0.875315 0.931066 0.960145 1.01347 1.04318 1.09057 1.12911 1.16462 ];
bk3=-726.85+[-0.213014 -0.276072 -0.292088 -0.284463 -0.277372 -0.274671 -0.270587 -0.26935 -0.268377 -0.274214 -0.299364 -0.310196 -0.350644 -0.365479 -0.406888 -0.433041 -0.48506 -0.515451 -0.566256 -0.609892 -0.651736 ];

xo1=bk1-bi1;
xo2=bk2-bi2;
xo3=bk3-bi3;
yp1=bg1-bh1;
yp2=bg2-bh2;
yp3=bg3-bh3;
x14=[xo1',xo2',xo3'];
y14=[yp1',yp2',yp3'];

for n=1:k
    mag14x(n)=sqrt(x14(n,1)^2+x14(n,2)^2+x14(n,3)^2);
end
for n=1:k
    mag14y(n)=sqrt(y14(n,1)^2+y14(n,2)^2+y14(n,3)^2);
end
for n=1:k
    height14(n)=mag14y(1,1)-mag14y(1,n);
end
for n=1:k
    width14(n)=mag14x(1,1)-mag14x(1,n);
end

%% Percent change
% bar plot

pc15x=100-mag15x(21)/mag15x(1)*100;
pc15y=100-mag15y(21)/mag15y(1)*100;
pc15=[pc15y,pc15x];

pc1x=100-mag1x(21)/mag1x(1)*100;
pc1y=100-mag1y(21)/mag1y(1)*100;
pc1=[pc1y,pc1x];

pc2x=100-mag2x(21)/mag2x(1)*100;
pc2y=100-mag2y(21)/mag2y(1)*100;
pc2=[pc2y,pc2x];

pc3x=100-mag3x(21)/mag3x(1)*100;
pc3y=100-mag3y(21)/mag3y(1)*100;
pc3=[pc3y,pc3x];

pc4x=100-mag4x(21)/mag4x(1)*100;
pc4y=100-mag4y(21)/mag4y(1)*100;
pc4=[pc4y,pc4x];

pc5x=100-mag5x(21)/mag5x(1)*100;
pc5y=100-mag5y(21)/mag5y(1)*100;
pc5=[pc5y,pc5x];

pc6x=100-mag6x(21)/mag6x(1)*100;
pc6y=100-mag6y(21)/mag6y(1)*100;
pc6=[pc6y,pc6x];

pc13x=100-mag13x(21)/mag13x(1)*100;
pc13y=100-mag13y(21)/mag13y(1)*100;
pc13=[pc13y,pc13x];

pc14x=100-mag14x(21)/mag14x(1)*100;
pc14y=100-mag14y(21)/mag14y(1)*100;
pc14=[pc14y,pc14x];
figure(1)
%  These percent change were used to match my data with Dr. Leahy's
%  dissertation.
%  pc15xl=100-mag15x(16)/8.373*100;
%  pc15yl=100-mag15y(16)/9.001*100;
%  pc15l=[pc15yl,pc15xl];
%  second l is an L

PC=[pc15;pc1;pc2;pc3;pc4;pc5;pc6;pc13;pc14];
bar(PC)
xticklabels({'Intact','Model 1','Model 2', 'Model 3','Model 4','Model 5','Model 6','Model 13','model 14'})
ylabel('Percent Change')
legend('Height','Width','location','northwest')
title('Spine Foraminal Size Constriction of Under 2 N-m of Axial Rotation')

%% figures
figure(2)
plot((t15-2)*2,-1*height15,'b')
hold on
plot((t15-2)*2,-1*width15,'-.b')
hold on

plot((t1-2)*2,-1*height1,'r')
hold on
plot((t1-2)*2,-1*width1,'-.r')
hold on

plot((t2-2)*2,-1*height2,'g')
hold on
plot((t2-2)*2,-1*width2,'-.g')
hold on

plot((t3-2)*2,-1*height3,'c')
hold on
plot((t3-2)*2,-1*width3,'-.c')
hold on

plot((t4-2)*2,-1*height4,'color',[.49 1 .63])
hold on
plot((t4-2)*2,-1*width4,'-.','color',[.49 1 .63])
hold on

plot((t5-2)*2,-1*height5,'color',[0.75, 0, 0.75])
hold on
plot((t5-2)*2,-1*width5,'-.','color',[0.75, 0, 0.75])
hold on

plot((t6-2)*2,-1*height6,'color',[0 0.5 1])
hold on
plot((t6-2)*2,-1*width6,'-.','color',[0 0.5 1])
hold on

plot((t13-2)*2,-1*height13,'color',[0.2 0 0])
hold on
plot((t13-2)*2,-1*width13,'-.','color',[0.2 0 0])
hold on

plot((t14-2)*2,-1*height14,'color',[1 .5 0])
hold on
plot((t14-2)*2,-1*width14,'-.','color',[1 .5 0])
hold on

xlabel('Time (s)')
ylabel({'Narrowing/Widening (mm)';'Positive is Widening, Negative is Narrowing'})
title('C5-C6 Left Hand Foreman Narrowing/Widening Under 2 N-m Axial Rotation (6P)')
legend('intact height','intact width','model 1 height', 'model 1 width','model 2 height','model 2 width','model 3 height', 'model 3 width','model 4 height','model 4 width','model 5 height','model 5 width','model 6 height','model 6 width','location','southwest')
